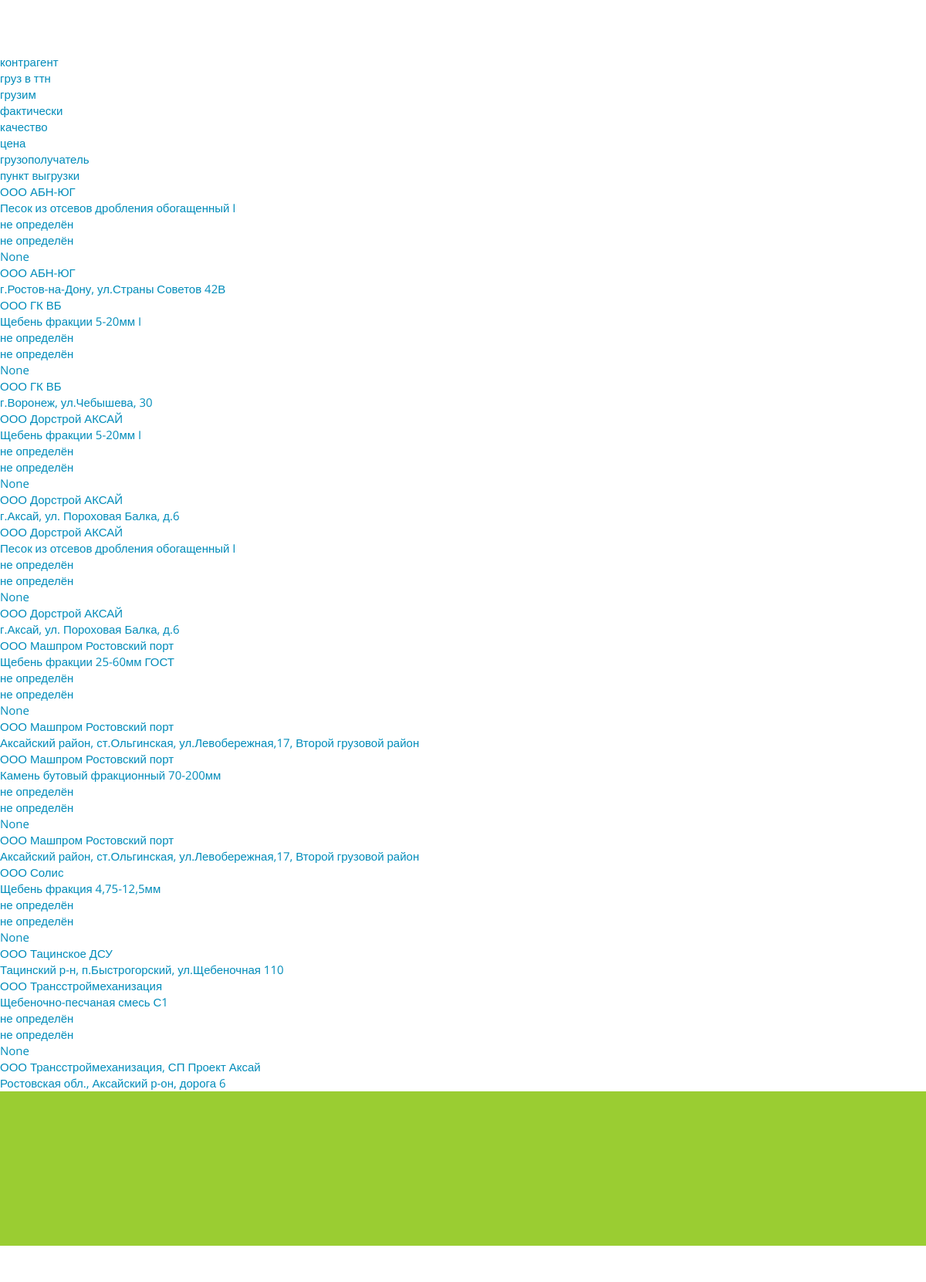
Screenshot of /list_hide_tasks (signed in) with the database file from the repository.
### naryad/models.py (models this page shows, shortened)
class Task(models.Model):
    date = models.DateTimeField(verbose_name='дата формирования задания')
    contractor = models.ForeignKey('Contractor', on_delete=models.CASCADE, verbose_name='контрагент')
    consignee = models.ForeignKey('Consignee', on_delete=models.CASCADE, verbose_name='грузополучатель')
    employer = models.ForeignKey('Employer', on_delete=models.CASCADE, verbose_name='заказчик')
    consignor = models.ForeignKey('Consignor', on_delete=models.CASCADE, verbose_name='грузоотправитель')
    destination = models.ForeignKey('Destination', on_delete=models.CASCADE, verbose_name='пункт назначения')
    place = models.ForeignKey('Place', on_delete=models.SET_NULL, null=True, blank=True, verbose_name='место погрузки')
    total_plan = models.SmallIntegerField(verbose_name='общий объем', null=True, blank=True, default=0)
    daily_plan = models.SmallIntegerField(verbose_name='суточный объем', null=True, blank=True, default=0)
    TASK_STATUS = (
        ('1', 'черновик'),
        ('2', 'к выполнению'),
        ('3', 'выполнено'),
    )
    shipped = models.DecimalField(max_digits=7, decimal_places=2, verbose_name='отгружено по заданию', default=0)
    daily_shipped = models.DecimalField(max_digits=7, decimal_places=2, verbose_name='отгружено по заданию за утки', default=0)
    price = models.SmallIntegerField(verbose_name='цена', null=True)
    status = models.CharField(max_length=1, choices=TASK_STATUS, default=1, help_text='статус задания')
    author = models.ForeignKey('auth.User', on_delete=models.CASCADE, null=True)
    rubble = models.ForeignKey('Rubble', on_delete=models.CASCADE, verbose_name='выписываемый материал')
    hours = models.CharField(max_length=20, verbose_name='Часы приема', null=True, blank=True, default='')
    comments = models.CharField(max_length=200, verbose_name='Комментарий', null=True, blank=True, default='')
    cars_on_loading = models.SmallIntegerField(default=0, verbose_name='машины в заводе')
    contact = models.CharField(max_length=200, verbose_name='Контакт', null=True, blank=True)
    cargo_type = models.ForeignKey('RubbleRoot', on_delete=models.SET_NULL, null=True, blank=True, verbose_name='фактический груз')
    cargo_quality = models.ForeignKey('RubbleQuality', on_delete=models.SET_NULL, null=True, blank=True, verbose_name="качество груза")
    to_finish_total_plan = models.DecimalField(max_digits=7, decimal_places=2, verbose_name='остаток до полного выполнения', default=0)
    to_finish_daily_plan = models.DecimalField(max_digits=7, decimal_places=2,
                                               verbose_name='остаток до суточного выполнения', default=0)

class Organization(models.Model):
    name = models.CharField(unique=True, max_length=100, verbose_name='название', null=True, blank=True)
    def __str__(self):
        return str(self.name)
    class Meta:
        abstract = True

class Contractor(Organization):
    pass

class Rubble(models.Model):
    name = models.CharField(max_length=100, verbose_name='наименование груза', null=True, blank=True)
    visible = models.CharField(max_length=1, verbose_name='наименование груза', default=1)
    def __str__(self):
        return str(self.name)

class RubbleRoot(models.Model):
    name = models.CharField(max_length=100, verbose_name='род груза', null=True, blank=True)
    def __str__(self):
        return str(self.name)

class RubbleQuality(models.Model):
    name = models.CharField(max_length=100, verbose_name='качество груза', null=True, blank=True)
    def __str__(self):
        return str(self.name)

class Consignee(Organization):
    pass

class Destination(models.Model):
    name = models.CharField(max_length=200, verbose_name='пункт разгрузки', null=True, blank=True, unique=True)
    def __str__(self):
        return str(self.name)

### naryad/views.py (the view)
# urls.py: path('list_hide_tasks', views.show_hide_tasks, name='show_hide_tasks'),
@login_required
def show_hide_tasks(request):
    if request.method == 'GET':
        tasks = Task.objects.filter(status__in=['1', '3']).order_by('daily_shipped', 'contractor')
        dostavka = tasks.filter(employer=Employer.objects.get(name='ООО Машпром'))
        samovyvoz = tasks.exclude(employer=Employer.objects.get(name='ООО Машпром'))
        return render(request, 'naryad/list_hide_tasks.html', {'dostavka': dostavka, 'samovyvoz': samovyvoz})

### templates/naryad/list_hide_tasks.html (shortened to what this page needs)
{% extends "base_generic.html" %}
{% block content %}
        <div class="table">
            <a class="h_table" href="#">
                <div>контрагент</div>
                <div>груз в ттн</div>
                <div>грузим</br>фактически</div>
                <div>качество</div>
                <div>цена</div>
                <div>грузополучатель</div>
                <div>пункт выгрузки</div>
            </a>
            {% for task in dostavka %}
            <a href="#" {% if task.status == '3' %} class="done" {% elif task.status == '3' %} class="not_redy" {% endif %} onclick=showModal("{{ task.id }}")>
                <div>{{ task.contractor }}</div>
                <div>{{ task.rubble }}</div>
                <div>{{ task.cargo_type }}</div>
                <div>{{ task.cargo_quality }}</div>
                <div>{{ task.price }}</div>
                <div>{{ task.consignee }}</div>
                <div>{{ task.destination }}</div>
            </a>
            {% endfor %}
            <a>
                {% for _ in '12345678' %}
             <div id="hr" style="border: none; height: 25px; background-color: yellowgreen; text-align: center; font-size: large;"></div>
                {% endfor %}
            </a>
        </div>
        <div class="edit_row" id="modal">
            <div id="edit_row_content">
                <span class="close">&times;</span>
            </div>
        </div>
{% endblock %}

### naryad/static/css/custom.css (style rules this page uses)
body { padding-top: 70px; }

### rows the page displays
Task: contractor "ООО АБН-ЮГ", rubble "Песок из отсевов дробления обогащенный I", cargo_type "не определён", cargo_quality "не определён", price "None", consignee "ООО АБН-ЮГ", destination "г.Ростов-на-Дону, ул.Страны Советов 42В"
Task: contractor "ООО ГК ВБ", rubble "Щебень фракции 5-20мм I", cargo_type "не определён", cargo_quality "не определён", price "None", consignee "ООО ГК ВБ", destination "г.Воронеж, ул.Чебышева, 30"
Task: contractor "ООО Дорстрой АКСАЙ", rubble "Щебень фракции 5-20мм I", cargo_type "не определён", cargo_quality "не определён", price "None", consignee "ООО Дорстрой АКСАЙ", destination "г.Аксай, ул. Пороховая Балка, д.6"
Task: contractor "ООО Дорстрой АКСАЙ", rubble "Песок из отсевов дробления обогащенный I", cargo_type "не определён", cargo_quality "не определён", price "None", consignee "ООО Дорстрой АКСАЙ", destination "г.Аксай, ул. Пороховая Балка, д.6"
Task: contractor "ООО Машпром Ростовский порт", rubble "Щебень фракции 25-60мм ГОСТ", cargo_type "не определён", cargo_quality "не определён", price "None", consignee "ООО Машпром Ростовский порт", destination "Аксайский район, ст.Ольгинская, ул.Левобережная,17, Второй грузовой район"
Task: contractor "ООО Машпром Ростовский порт", rubble "Камень бутовый фракционный 70-200мм", cargo_type "не определён", cargo_quality "не определён", price "None", consignee "ООО Машпром Ростовский порт", destination "Аксайский район, ст.Ольгинская, ул.Левобережная,17, Второй грузовой район"
Task: contractor "ООО Солис", rubble "Щебень фракция 4,75-12,5мм", cargo_type "не определён", cargo_quality "не определён", price "None", consignee "ООО Тацинское ДСУ", destination "Тацинский р-н, п.Быстрогорский, ул.Щебеночная 110"
Task: contractor "ООО Трансстроймеханизация", rubble "Щебеночно-песчаная смесь С1", cargo_type "не определён", cargo_quality "не определён", price "None", consignee "ООО Трансстроймеханизация, СП Проект Аксай", destination "Ростовская обл., Аксайский р-он, дорога 6"
